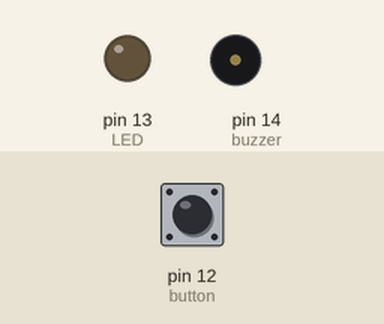
Bench run of a sketch on a simulated Arduino Uno, built with avr-gcc and run on an emulated ATmega328P. Parts: output pins drawn as LEDs (lit = HIGH), buzzer (waves = sounding). The inputs (shaded band) are chosen by the test bench; at power-on: pin 12 (button) LOW.

Above: at 1.2 s.
1.3 s: pin 12 (button) pulled HIGH for 0.15 s
At 1.37 s:
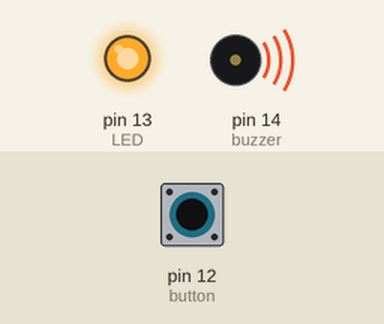
2.9 s: pin 12 (button) pulled HIGH for 3.2 s
At 7.4 s:
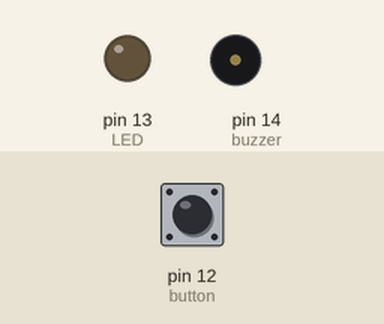
Timing chart, 0 to 8.9 s (numbered marks = the images above; inputs shaded):
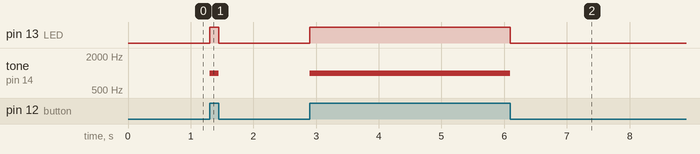

Measured:
- after the input at 1.3 s, pin 13 (LED): LOW → HIGH at once, → LOW 0.15 s later; tone on pin 14 (buzzer): silent → 1000 Hz at once, → silent 0.15 s later
- after the input at 2.9 s, pin 13 (LED): LOW → HIGH at once, → LOW 3.2 s later; tone on pin 14 (buzzer): silent → 1000 Hz at once, → silent 3.2 s later

The sketch:

ddd.ino
```cpp
#include <Wire.h>
#include <Adafruit_GFX.h>
#include <Adafruit_SSD1306.h>

#define SCREEN_WIDTH 128
#define SCREEN_HEIGHT 64

#define SDA_PIN 18
#define SCL_PIN 19

int LED = 13;
int button = 12;
int buzzer = 14;

void setup(){

  pinMode(LED,OUTPUT);
  pinMode(button,INPUT);
  pinMode(buzzer,OUTPUT);
}
void loop(){
  if(digitalRead(button) == HIGH) {
    digitalWrite(LED,HIGH);
    tone(buzzer, 1000);
  }
  else{
    digitalWrite(LED,LOW);
    noTone(buzzer);
  }
}
```
